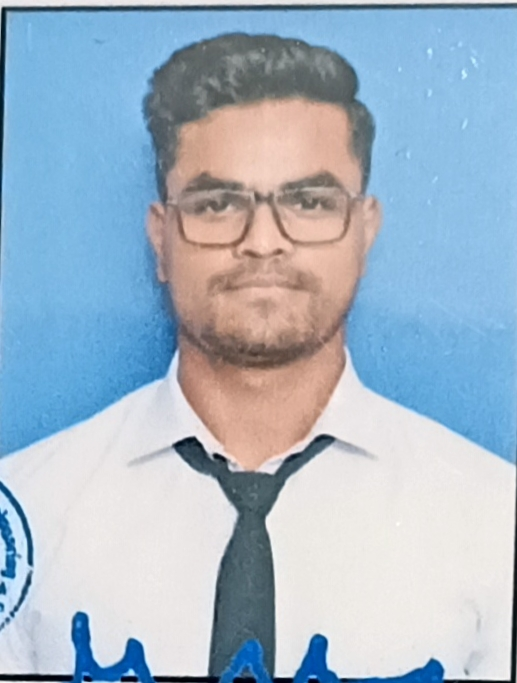
#> input picture IP/IP/lab 1/MyPhoto.jpg, 517 x 683 px
$ jupyter execute 'lab 1.ipynb'
#> lines starting #> are read from the running program, lines starting #| are printed output that depends on the picture
[cell 1]
import cv2
import matplotlib.pyplot as plt

# Original image

[cell 2]
img = cv2.imread("MyPhoto.jpg")
#> img is the input picture: shape (683, 517, 3); mean B, G, R 198.6, 182.3, 164.1

[cell 3]
plt.imshow(img)
plt.show()

[cell 4]
img.shape
#> Out = (683, 517, 3)

# 1024 * 1024 image

[cell 5]
img_1024 = cv2.resize(img, (1024, 1024))
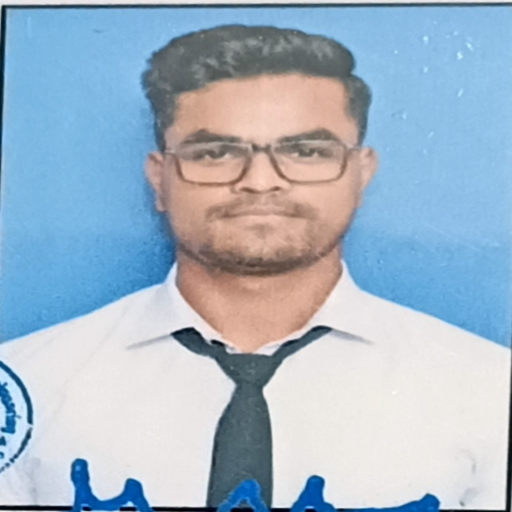
#> img_1024: shape (1024, 1024, 3) (shown at 1/2 size); mean B, G, R 198.5, 182.2, 164

[cell 6]
plt.imshow(img_1024)
plt.show()

[cell 7]
img_1024.shape
#> Out = (1024, 1024, 3)

# Subsampling

# 512 * 512 image

[cell 8]
img_512 = cv2.resize(img, (512, 512))
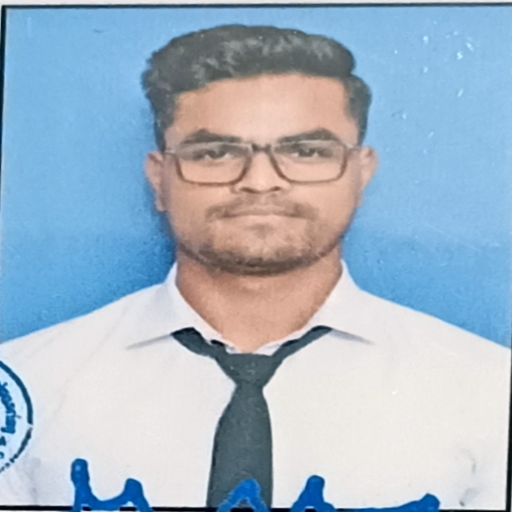
#> img_512: shape (512, 512, 3); mean B, G, R 198.5, 182.2, 164

[cell 9]
plt.imshow(img_512)
plt.show()

# 256 * 256 image

[cell 10]
img_256 = cv2.resize(img, (256, 256))
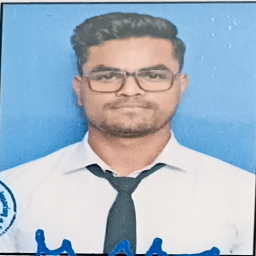
#> img_256: shape (256, 256, 3); mean B, G, R 198.5, 182.2, 164

[cell 11]
plt.imshow(img_256)
plt.show()

# 128 * 128 image

[cell 12]
img_128 = cv2.resize(img, (128, 128))
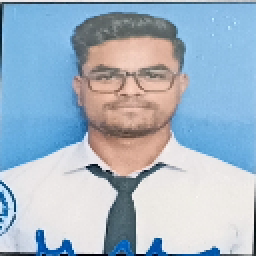
#> img_128: shape (128, 128, 3) (shown 2 times larger); mean B, G, R 198.5, 182.2, 163.9

[cell 13]
plt.imshow(img_128)
plt.show()

# 64 * 64 image

[cell 14]
img_64 = cv2.resize(img, (64, 64))
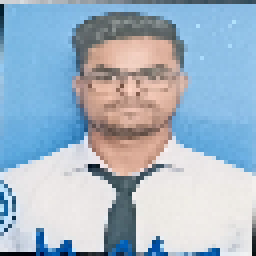
#> img_64: shape (64, 64, 3) (shown 4 times larger); mean B, G, R 197.9, 181.7, 163.4

[cell 15]
plt.imshow(img_64)
plt.show()

# 32 * 32 image

[cell 16]
img_32 = cv2.resize(img, (32, 32), interpolation=cv2.INTER_AREA)

[cell 17]
plt.imshow(img_32)
plt.show()

# Resampling

# 32 * 32 image

[cell 18]
img_64_resampled = cv2.resize(img_32, (64, 64))
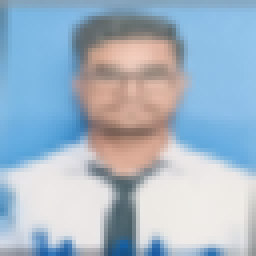
#> img_64_resampled: shape (64, 64, 3) (shown 4 times larger); mean B, G, R 198.6, 182.3, 164
plt.imshow(img_64_resampled)
plt.show()

# 64 * 64 image

[cell 19]
img_128_resampled = cv2.resize(img_64_resampled, (128, 128))
plt.imshow(img_128_resampled)
plt.show()

# 128 * 128 image

[cell 20]
img_256_resampled = cv2.resize(img_128_resampled, (256, 256))
plt.imshow(img_256_resampled)
plt.show()

# 256 * 256 image

[cell 21]
img_512_resampled = cv2.resize(img_256_resampled, (512, 512))
plt.imshow(img_512_resampled)
plt.show()

# 512 * 512 image

[cell 22]
img_1024_resampled = cv2.resize(img_512_resampled, (1024, 1024))
plt.imshow(img_1024_resampled)
plt.show()

# Modular code

[cell 23]
def sample_image(image, size, interpolation=None):
    if interpolation is not None:
        subsampled_image = cv2.resize(image, size, interpolation)
    else:
        subsampled_image = cv2.resize(image, size)
    return subsampled_image

[cell 24]
# subsampling
sizes = [1024, 512, 256, 128, 64, 32]

for index, size in enumerate(sizes):
    img = cv2.imread("MyPhoto.jpg")
    subsampled_img = sample_image(img, (size, size))
    plt.subplot(1, 6,index+1)
    plt.title(str(size) + "*" + str(size))
    plt.axis('off')
    plt.imshow(subsampled_img)
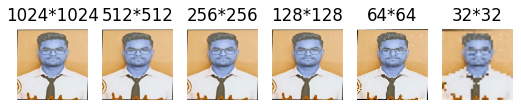
#> figure drawn by matplotlib, 6 panels; B, G, R data is drawn as R, G, B

[cell 25]
# resampling
sizes = [32, 64, 128, 256, 512, 1024]
#> sizes = [32, 64, 128, 256, 512, 1024]

for index, size in enumerate(sizes):
    if size == 32:
        sampled_img = sample_image(img, (32, 32))
        plt.subplot(1, 6,index+1)
        plt.title(str(size) + "*" + str(size))
        plt.axis('off')
        plt.imshow(sampled_img)
        continue
    plt.subplot(1, 6,index+1)
    plt.title(str(size) + "*" + str(size))
    plt.axis('off')
    plt.imshow(sampled_img)
    sampled_img = sample_image(sampled_img, (size, size))
#> this loop made 6 passes
#> size on passes 1 to 6: 32, 64, 128, 256, 512, 1024
#> pass 2, in sample_image (call 8), `subsampled_image = cv2.resize(image, size)`:
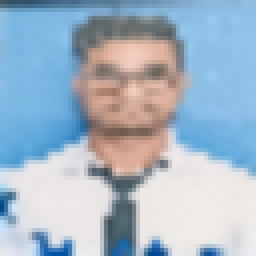
#> subsampled_image: shape (64, 64, 3) (shown 4 times larger); mean B, G, R 198.7, 182.2, 163.8
#> pass 3, in sample_image (call 9), `subsampled_image = cv2.resize(image, size)`:
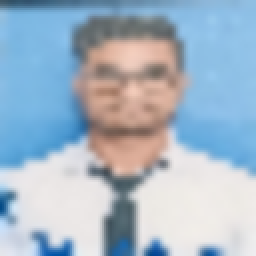
#> subsampled_image: shape (128, 128, 3) (shown 2 times larger); mean B, G, R 198.6, 182.2, 163.7
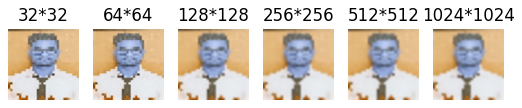
#> figure drawn by matplotlib, 6 panels; B, G, R data is drawn as R, G, B
